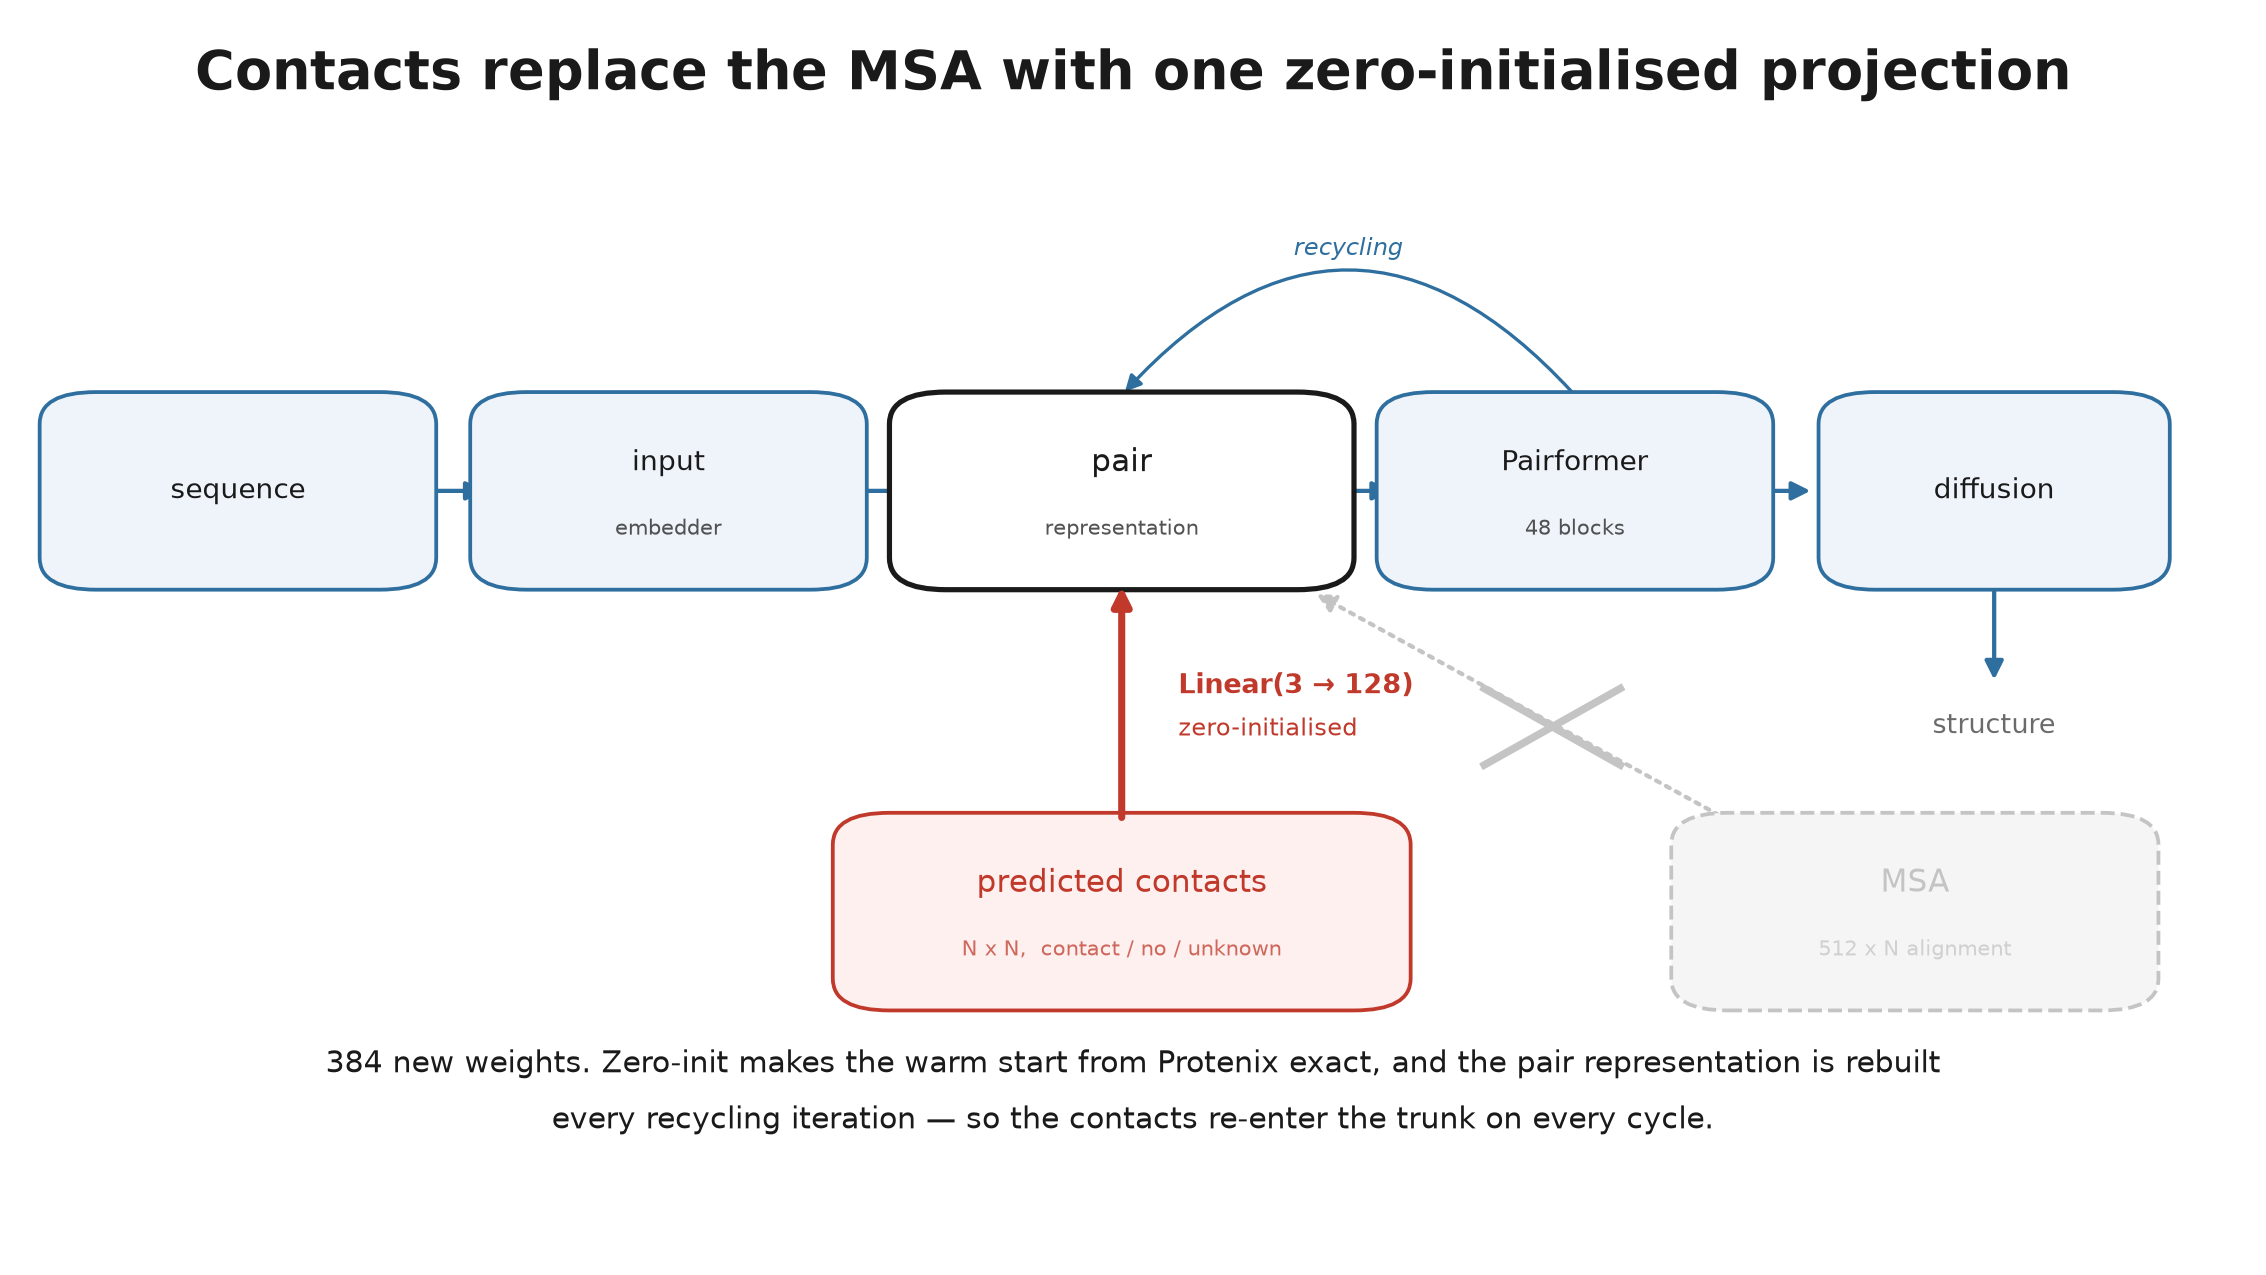

The Python source for this figure:
"""Figure: exactly where contact conditioning enters Helico, and what it replaces.

Regenerate with:
    uv run python .agents/project/figures/architecture_contact_conditioning.py

Drawn from the code, not from memory -- every shape and every module name here
is `src/helico/model/helico.py`:

  linear_contact = linear_no_bias(NUM_CONTACT_STATES, d_pair, zeros_init=True)

  z_init  = linear_zinit1(s_init)[:, :, None] + linear_zinit2(s_init)[:, None, :]
  z_init += trunk_relpe(...)
  z_init += linear_token_bond(token_bonds)
  z_init += linear_contact(contact_onehot)        # <- the whole modification

  for cycle in range(n_cycles):
      z = z_init + linear_z_cycle(layernorm_z_cycle(z))   # z_init re-added here
      z = z + template_embedder(batch, z)
      if use_msa: z = msa_module(...)                     # <- skipped
      s, z = pairformer(s, z, ...)

Two things the diagram has to get right because both are easy to state wrongly:

1. The contacts enter the *pair* representation at its initialisation, not the
   MSA slot. `z_init` is re-added at the top of every recycling iteration, so
   the contact term is re-injected each cycle and reaches the template embedder,
   the Pairformer, the distogram head, diffusion and confidence.
2. Turning the MSA off means closing *two* doors, not one. Skipping the MSA
   module leaves `msa_profile` and `deletion_mean` -- a PSSM and an insertion
   rate -- inside `s_inputs`, which is a separate path into the trunk. Gating
   only the module was worth +0.311 lDDT of leaked alignment signal.
"""

from pathlib import Path

import matplotlib

matplotlib.use("Agg")
import matplotlib.pyplot as plt
from matplotlib.patches import FancyArrowPatch, FancyBboxPatch

OUT = Path(__file__).parent / "architecture_contact_conditioning.png"

INK, MUTE = "#1a1a1a", "#6b6b6b"
NEW = "#c0392b"      # the added path
GONE = "#c4c4c4"     # the removed path
KEEP = "#2f6f9f"     # unchanged trunk


def box(ax, cx, cy, w, h, title, sub=None, ec=KEEP, fc="#eef4fa", tc=INK,
        lw=1.6, ls="-", fs=12):
    ax.add_patch(FancyBboxPatch(
        (cx - w / 2, cy - h / 2), w, h,
        boxstyle="round,pad=0.010,rounding_size=0.025",
        linewidth=lw, edgecolor=ec, facecolor=fc, linestyle=ls, zorder=3))
    ax.text(cx, cy + (0.022 if sub else 0), title, ha="center", va="center",
            fontsize=fs, color=tc, zorder=4)
    if sub:
        ax.text(cx, cy - 0.030, sub, ha="center", va="center", fontsize=9,
                color=tc, alpha=0.75, zorder=4)


def arrow(ax, p0, p1, color=KEEP, lw=1.8, ls="-", z=2):
    ax.add_patch(FancyArrowPatch(p0, p1, arrowstyle="-|>", mutation_scale=16,
                                 linewidth=lw, color=color, linestyle=ls,
                                 zorder=z, shrinkA=1, shrinkB=1))


def main():
    fig, ax = plt.subplots(figsize=(13.33, 7.5))
    fig.subplots_adjust(left=0, right=1, bottom=0, top=1)
    ax.set_xlim(0, 1); ax.set_ylim(0, 1); ax.axis("off")
    fig.patch.set_facecolor("white")

    ax.text(0.5, 0.93, "Contacts replace the MSA with one zero-initialised "
            "projection", ha="center", fontsize=23, fontweight="bold", color=INK)

    # ---- the trunk, left to right ----------------------------------------
    y = 0.615
    xs = [0.105, 0.295, 0.495, 0.695, 0.880]
    box(ax, xs[0], y, 0.155, 0.135, "sequence")
    box(ax, xs[1], y, 0.155, 0.135, "input", "embedder")
    box(ax, xs[2], y, 0.185, 0.135, "pair", "representation", ec=INK,
        fc="white", lw=2.2, fs=13)
    box(ax, xs[3], y, 0.155, 0.135, "Pairformer", "48 blocks")
    box(ax, xs[4], y, 0.135, 0.135, "diffusion")
    for a, b in zip(xs, xs[1:]):
        arrow(ax, (a + 0.080, y), (b - 0.080, y))
    arrow(ax, (xs[4], y - 0.070), (xs[4], y - 0.150))
    ax.text(xs[4], y - 0.190, "structure", ha="center", fontsize=11.5, color=MUTE)

    # Recycling: the pair representation is rebuilt every cycle, so whatever
    # is added into it is re-injected each time round.
    ax.add_patch(FancyArrowPatch((xs[3], y + 0.075), (xs[2], y + 0.075),
                                 arrowstyle="-|>", mutation_scale=14, lw=1.4,
                                 color=KEEP, connectionstyle="arc3,rad=0.55",
                                 zorder=1))
    ax.text((xs[2] + xs[3]) / 2, y + 0.185, "recycling", ha="center",
            fontsize=10, color=KEEP, style="italic")

    # ---- what goes in: contacts (new) and the MSA (gone) ------------------
    box(ax, 0.495, 0.285, 0.235, 0.135, "predicted contacts",
        "N x N,  contact / no / unknown", ec=NEW, fc="#fdf0ee", tc=NEW, fs=13)
    arrow(ax, (0.495, 0.357), (0.495, 0.542), color=NEW, lw=3.0, z=4)
    ax.text(0.520, 0.462, "Linear(3 → 128)", fontsize=11.5, color=NEW,
            fontweight="bold", va="center")
    ax.text(0.520, 0.428, "zero-initialised", fontsize=10, color=NEW, va="center")

    box(ax, 0.845, 0.285, 0.195, 0.135, "MSA", "512 x N alignment",
        ec=GONE, fc="#f5f5f5", tc=GONE, ls="--", lw=1.6, fs=13)
    arrow(ax, (0.790, 0.330), (0.580, 0.535), color=GONE, lw=1.8, ls=":", z=1)
    ax.plot([0.655, 0.715], [0.400, 0.460], color=GONE, lw=3.2, zorder=5)
    ax.plot([0.655, 0.715], [0.460, 0.400], color=GONE, lw=3.2, zorder=5)

    # ---- one line of takeaway --------------------------------------------
    ax.text(0.5, 0.115, "384 new weights. Zero-init makes the warm start from "
            "Protenix exact, and the pair representation is rebuilt\n"
            "every recycling iteration — so the contacts re-enter the trunk on "
            "every cycle.", ha="center", fontsize=12.5, color=INK, linespacing=1.9)

    fig.savefig(OUT, dpi=170)
    print(f"wrote {OUT}")


if __name__ == "__main__":
    main()
